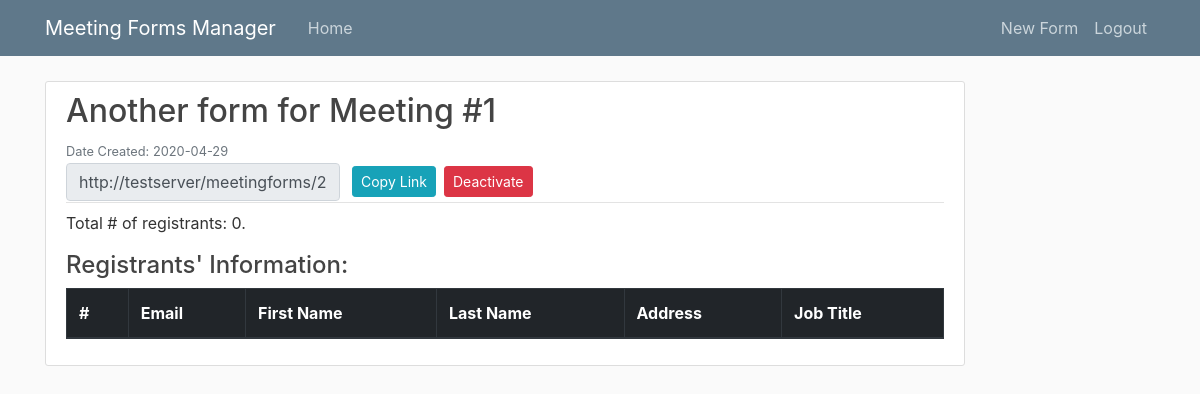
Page /meetingforms/2 (signed in) on the committed database.
### zoom_app/models.py (models this page shows, shortened)
class MeetingForm(db.Model):
    id = db.Column(db.Integer, primary_key=True)
    meeting_id = db.Column(BIGINT(unsigned=True), nullable=False)
    meeting_form_name = db.Column(db.String(200), nullable=False)
    date_created = db.Column(db.DateTime, nullable=False, default=datetime.utcnow)
    active = db.Column(db.Boolean, nullable=False)
    user_id = db.Column(db.Integer, db.ForeignKey('user.id'), nullable=False)
    registrants = db.relationship('Registrant', backref='register_form', lazy=True)

### zoom_app/routes.py (the view)
@app.route("/meetingforms/<int:meeting_form_id>", methods=['GET', 'POST'])
@login_required
def meeting_form(meeting_form_id):
    meeting_form = MeetingForm.query.get_or_404(meeting_form_id)
    if meeting_form.creator != current_user:
        abort(403)
    return render_template(
        "meeting_form.html",
        title=meeting_form.meeting_form_name,
        meeting_form=meeting_form,
        view_link=f"{request.base_url}/view"
    )

### zoom_app/models.py (called while the page is built)
@login_manager.user_loader
def load_user(user_id):
    return User.query.get(int(user_id))

### zoom_app/routes.py (called while the page is built)
@app.context_processor
def utility_processor():
    def list_length(lst):
        return len(lst)
    def return_idx_in_list(item, lst):
        return lst.index(item)
    return dict(list_length=list_length, return_idx_in_list=return_idx_in_list)

### zoom_app/templates/meeting_form.html (shortened to what this page needs)
{% extends "layout.html" %}
{% block content %}
<div class="col-md-10">
  <article class="media content-section">
    <div class="media-body">
      <div class="article-metadata">
        <h2 class="mr-2" disabled="true">{{ meeting_form.meeting_form_name }}</h2>
        <small class="text-muted">Date Created: {{ meeting_form.date_created.strftime('%Y-%m-%d') }}</small>
        <div>
          <form class="form-inline">
            <input type="text" class="form-control mr-2" value="{{ view_link }}" id="meeting-link" readonly>
            <button type="button" class="btn btn-info btn-sm m-1" onclick="copyLink()">Copy Link</button>
            {% if meeting_form.active %}
              <button type="button" class="btn btn-danger btn-sm m-1" data-toggle="modal" data-target="#toggleModal">Deactivate</button>
            {% else %}
              <button type="button" class="btn btn-success btn-sm m-1" data-toggle="modal" data-target="#toggleModal">Activate</button>
            {% endif %}
          </form>
        </div>
      </div>
      <div class="mt-2">
        <p>Total # of registrants: {{ list_length(meeting_form.registrants) }}.</p>
      </div>
      <div>
        <h4>Registrants' Information:</h4>
        <table class="table table-bordered table-striped">
          <thead class="thead-dark">
            <tr>
              <th scope="col">#</th>
              <th scope="col">Email</th>
              <th scope="col">First Name</th>
              <th scope="col">Last Name</th>
              <th scope="col">Address</th>
              <th scope="col">Job Title</th>
            </tr>
          </thead>
        </table>
      </div>
    </div>
  </article>
</div>
{% endblock content %}

### zoom_app/static/main.css (style rules this page uses)
body { background: #fafafa; color: #333333; margin-top: 5rem; }
h1, h2, h3, h4, h5, h6 { color: #444444; }
.content-section { background: #ffffff; padding: 10px 20px; border: 1px solid #dddddd; border-radius: 3px; margin-bottom: 20px; }
.article-metadata { padding-bottom: 1px; margin-bottom: 4px; border-bottom: 1px solid #e3e3e3 }

### rows in the picture
MeetingForm: meeting_form_name "Another form for Meeting #1", date_created "2020-04-29"

### other values in the picture
{{ list_length(meeting_form.registrants) }} "0"
